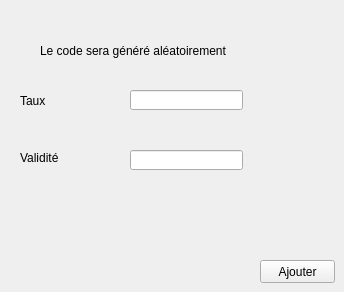
      <widget class="QWidget" name="tab_7">
       <attribute name="title">
        <string>Ajouter une promotion</string>
       </attribute>
       <widget class="QLabel" name="label_11">
        <property name="geometry">
         <rect>
          <x>20</x>
          <y>90</y>
          <width>47</width>
          <height>21</height>
         </rect>
        </property>
        <property name="text">
         <string>Taux</string>
        </property>
       </widget>
       <widget class="QLabel" name="label_12">
        <property name="geometry">
         <rect>
          <x>20</x>
          <y>150</y>
          <width>61</width>
          <height>16</height>
         </rect>
        </property>
        <property name="text">
         <string>Validité</string>
        </property>
       </widget>
       <widget class="QLineEdit" name="lineEdit_taux">
        <property name="geometry">
         <rect>
          <x>130</x>
          <y>90</y>
          <width>113</width>
          <height>20</height>
         </rect>
        </property>
       </widget>
       <widget class="QLineEdit" name="lineEdit_validite">
        <property name="geometry">
         <rect>
          <x>130</x>
          <y>150</y>
          <width>113</width>
          <height>20</height>
         </rect>
        </property>
       </widget>
       <widget class="QPushButton" name="pb_ajouter_p">
        <property name="geometry">
         <rect>
          <x>260</x>
          <y>260</y>
          <width>75</width>
          <height>23</height>
         </rect>
        </property>
        <property name="text">
         <string>Ajouter</string>
        </property>
       </widget>
       <widget class="QLabel" name="label_8">
        <property name="geometry">
         <rect>
          <x>40</x>
          <y>40</y>
          <width>211</width>
          <height>21</height>
         </rect>
        </property>
        <property name="text">
         <string>Le code sera généré aléatoirement</string>
        </property>
       </widget>
      </widget>
